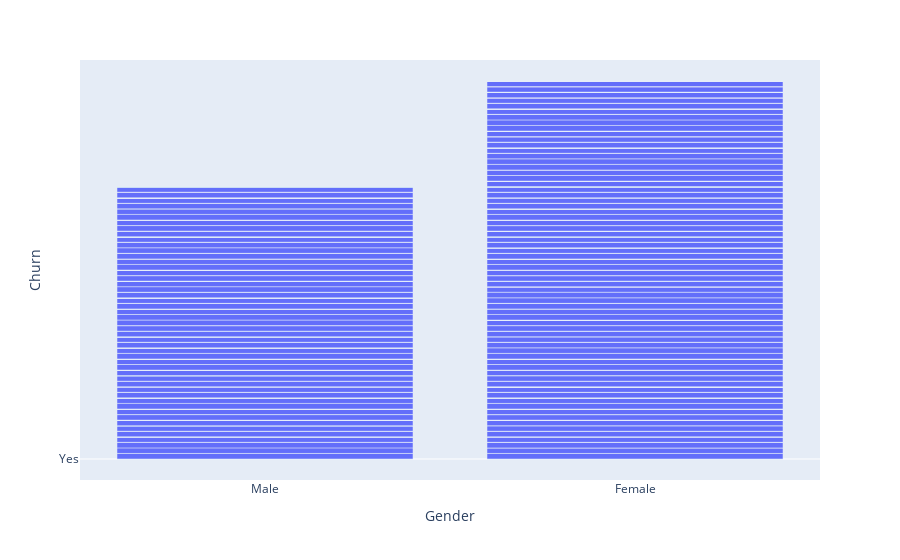

The code cell stored with this chart in its notebook:
### Code cell
import plotly.express as px

fig = px.bar(df, x='Gender', y='Churn')
fig.show()

### Figure 1 — Plotly figure (JSON) as saved in the notebook; plotly's stock layout.template omitted (floating-point values rounded to 4 significant figures; data arrays with more than 128 entries replaced by an {"elided": "..."} marker saying what was removed)
{"data": [{"alignmentgroup": "True", "hovertemplate": "Gender=%{x}<br>Churn=%{y}<extra></extra>", "legendgroup": "", "marker": {"color": "#636efa", "pattern": {"shape": ""}}, "name": "", "offsetgroup": "", "orientation": "v", "showlegend": false, "textposition": "auto", "type": "bar", "x": {"elided": "1000 str values"}, "xaxis": "x", "y": {"elided": "1000 str values"}, "yaxis": "y"}], "layout": {"barmode": "relative", "legend": {"tracegroupgap": 0}, "margin": {"t": 60}, "xaxis": {"anchor": "y", "domain": [0, 1], "title": {"text": "Gender"}}, "yaxis": {"anchor": "x", "domain": [0, 1], "title": {"text": "Churn"}}}}
